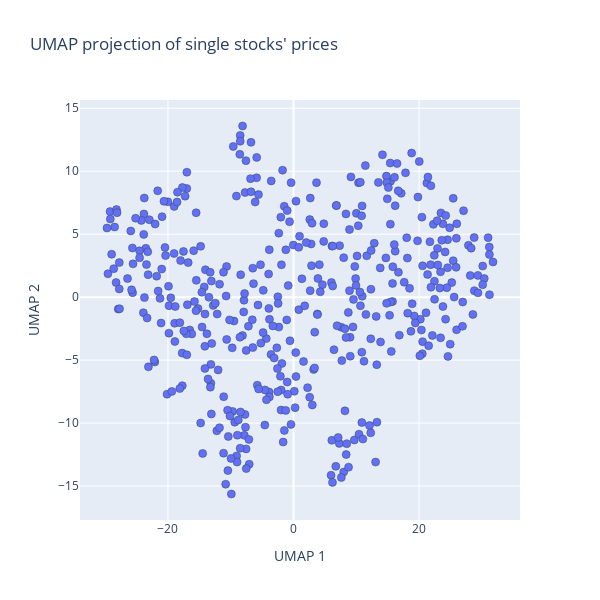

The code cell stored with this chart in its notebook:
### Code cell
single_stocks = stock_df.query('not is_sector and num_tickers==1 and not is_etf')
single_stocks_prices = prices[single_stocks['name']].T
# use UMAP to reduce dimensionality of single stocks
# reducer = umap.UMAP(min_dist=0.5,n_neighbors=10, random_state=42)
reducer = TSNE(n_components=2, random_state=42)
reduced_single_stocks = reducer.fit_transform(single_stocks_prices)


fig = px.scatter(
    x=reduced_single_stocks[:, 0],
    y=reduced_single_stocks[:, 1],
    hover_name=single_stocks_prices.index,
    title="UMAP projection of single stocks' prices",
    labels={'x': 'UMAP 1', 'y': 'UMAP 2'},
    width=600,
    height=600,
    
)
fig.update_traces(marker=dict(size=8, line=dict(width=0.5, color='DarkSlateGrey')))
fig.show()

### Figure 1 — Plotly figure (JSON) as saved in the notebook; plotly's stock layout.template omitted (floating-point values rounded to 4 significant figures; data arrays with more than 128 entries replaced by an {"elided": "..."} marker saying what was removed)
{"data": [{"hovertemplate": "<b>%{hovertext}</b><br><br>UMAP 1=%{x}<br>UMAP 2=%{y}<extra></extra>", "hovertext": {"elided": "430 str values"}, "legendgroup": "", "marker": {"color": "#636efa", "line": {"color": "DarkSlateGrey", "width": 0.5}, "size": 8, "symbol": "circle"}, "mode": "markers", "name": "", "orientation": "v", "showlegend": false, "type": "scatter", "x": {"elided": "430 float values"}, "xaxis": "x", "y": {"elided": "430 float values"}, "yaxis": "y"}], "layout": {"height": 600, "legend": {"tracegroupgap": 0}, "title": {"text": "UMAP projection of single stocks' prices"}, "width": 600, "xaxis": {"anchor": "y", "domain": [0, 1], "title": {"text": "UMAP 1"}}, "yaxis": {"anchor": "x", "domain": [0, 1], "title": {"text": "UMAP 2"}}}}
